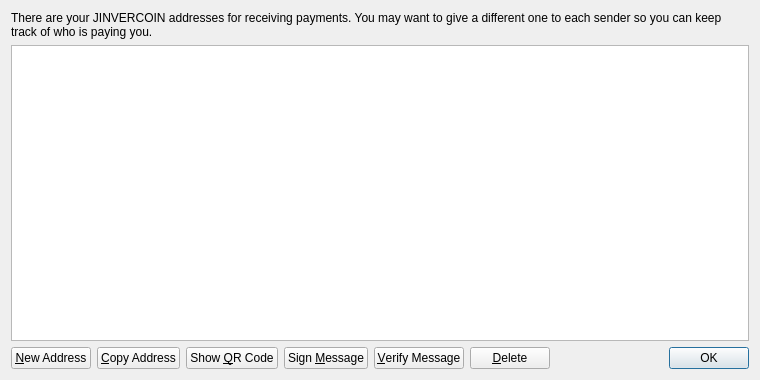
<?xml version="1.0" encoding="UTF-8"?>
<ui version="4.0">
 <class>AddressBookPage</class>
 <widget class="QWidget" name="AddressBookPage">
  <property name="geometry">
   <rect>
    <x>0</x>
    <y>0</y>
    <width>760</width>
    <height>380</height>
   </rect>
  </property>
  <property name="windowTitle">
   <string>Address Book</string>
  </property>
  <layout class="QVBoxLayout" name="verticalLayout">
   <item>
    <widget class="QLabel" name="labelExplanation">
     <property name="text">
      <string>There are your JINVERCOIN addresses for receiving payments. You may want to give a different one to each sender so you can keep track of who is paying you.</string>
     </property>
     <property name="textFormat">
      <enum>Qt::PlainText</enum>
     </property>
     <property name="wordWrap">
      <bool>true</bool>
     </property>
    </widget>
   </item>
   <item>
    <widget class="QTableView" name="tableView">
     <property name="contextMenuPolicy">
      <enum>Qt::CustomContextMenu</enum>
     </property>
     <property name="toolTip">
      <string>Double-click to edit address or label</string>
     </property>
     <property name="tabKeyNavigation">
      <bool>false</bool>
     </property>
     <property name="alternatingRowColors">
      <bool>true</bool>
     </property>
     <property name="selectionMode">
      <enum>QAbstractItemView::SingleSelection</enum>
     </property>
     <property name="selectionBehavior">
      <enum>QAbstractItemView::SelectRows</enum>
     </property>
     <property name="sortingEnabled">
      <bool>true</bool>
     </property>
     <attribute name="verticalHeaderVisible">
      <bool>false</bool>
     </attribute>
    </widget>
   </item>
   <item>
    <layout class="QHBoxLayout" name="horizontalLayout">
     <item>
      <widget class="QPushButton" name="newAddressButton">
       <property name="toolTip">
        <string>Create a new address</string>
       </property>
       <property name="text">
        <string>&amp;New Address</string>
       </property>
       <property name="icon">
        <iconset resource="../bitcoin.qrc">
         <normaloff>:/icons/add</normaloff>:/icons/add</iconset>
       </property>
      </widget>
     </item>
     <item>
      <widget class="QPushButton" name="copyToClipboard">
       <property name="toolTip">
        <string>Copy the currently selected address to the system clipboard</string>
       </property>
       <property name="text">
        <string>&amp;Copy Address</string>
       </property>
       <property name="icon">
        <iconset resource="../bitcoin.qrc">
         <normaloff>:/icons/editcopy</normaloff>:/icons/editcopy</iconset>
       </property>
      </widget>
     </item>
     <item>
      <widget class="QPushButton" name="showQRCode">
       <property name="text">
        <string>Show &amp;QR Code</string>
       </property>
       <property name="icon">
        <iconset resource="../bitcoin.qrc">
         <normaloff>:/icons/qrcode</normaloff>:/icons/qrcode</iconset>
       </property>
      </widget>
     </item>
     <item>
      <widget class="QPushButton" name="signMessage">
       <property name="toolTip">
        <string>Sign a message to prove you own a JINVERCOIN address</string>
       </property>
       <property name="text">
        <string>Sign &amp;Message</string>
       </property>
       <property name="icon">
        <iconset resource="../bitcoin.qrc">
         <normaloff>:/icons/edit</normaloff>:/icons/edit</iconset>
       </property>
      </widget>
     </item>
     <item>
      <widget class="QPushButton" name="verifyMessage">
       <property name="toolTip">
        <string>Verify a message to ensure it was signed with a specified JINVERCOIN address</string>
       </property>
       <property name="text">
        <string>&amp;Verify Message</string>
       </property>
       <property name="icon">
        <iconset resource="../bitcoin.qrc">
         <normaloff>:/icons/transaction_0</normaloff>:/icons/transaction_0</iconset>
       </property>
      </widget>
     </item>
     <item>
      <widget class="QPushButton" name="deleteButton">
       <property name="toolTip">
        <string>Delete the currently selected address from the list</string>
       </property>
       <property name="text">
        <string>&amp;Delete</string>
       </property>
       <property name="icon">
        <iconset resource="../bitcoin.qrc">
         <normaloff>:/icons/remove</normaloff>:/icons/remove</iconset>
       </property>
      </widget>
     </item>
     <item>
      <spacer name="horizontalSpacer">
       <property name="orientation">
        <enum>Qt::Horizontal</enum>
       </property>
       <property name="sizeHint" stdset="0">
        <size>
         <width>40</width>
         <height>20</height>
        </size>
       </property>
      </spacer>
     </item>
     <item>
      <widget class="QDialogButtonBox" name="buttonBox">
       <property name="sizePolicy">
        <sizepolicy hsizetype="Maximum" vsizetype="Fixed">
         <horstretch>0</horstretch>
         <verstretch>0</verstretch>
        </sizepolicy>
       </property>
       <property name="standardButtons">
        <set>QDialogButtonBox::Ok</set>
       </property>
      </widget>
     </item>
    </layout>
   </item>
  </layout>
 </widget>
 <resources>
  <include location="../bitcoin.qrc"/>
 </resources>
 <connections/>
</ui>
